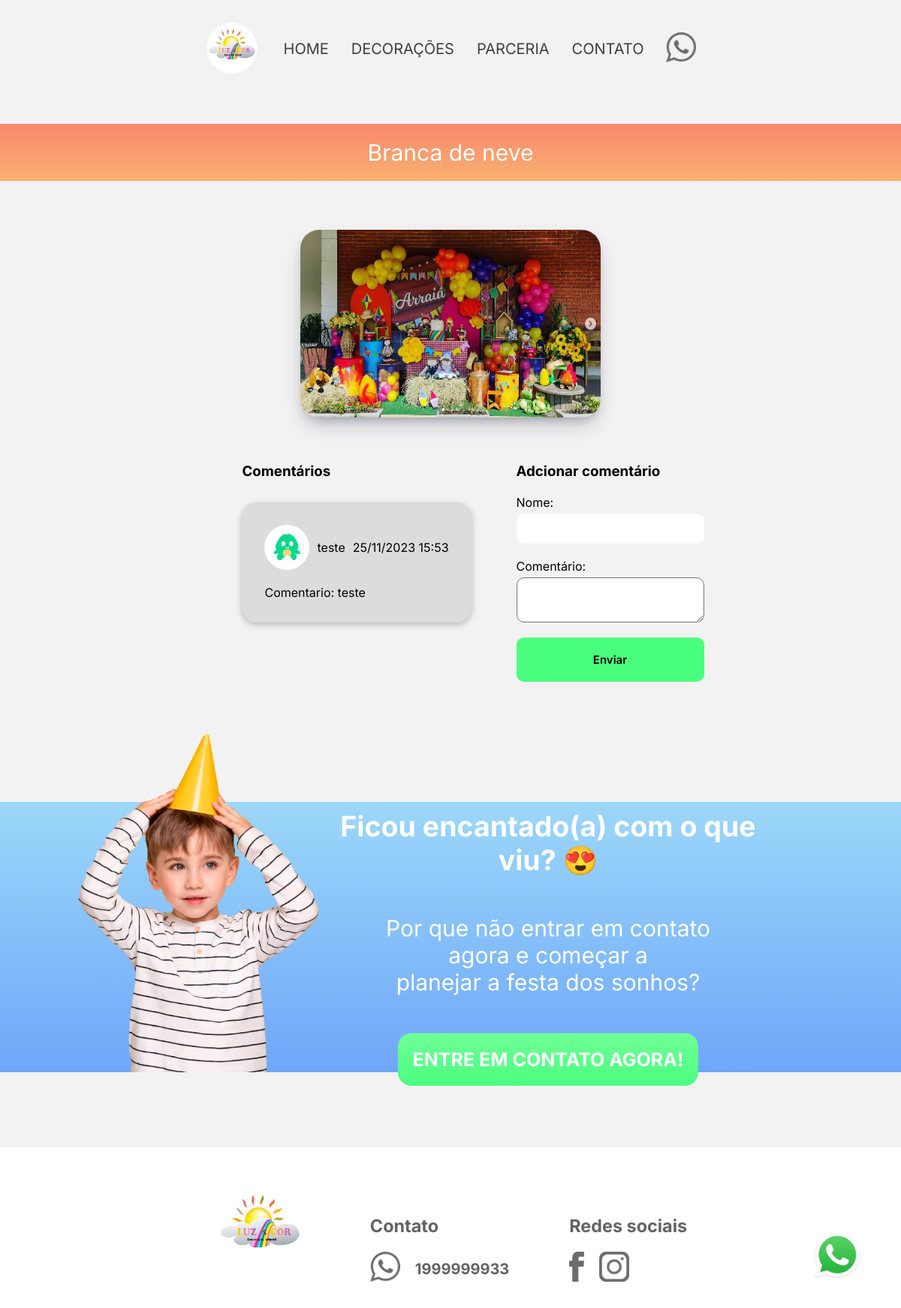
The app's page /produto.php?id=3 with its own data.
### tables this page shows
CREATE TABLE `decoracoes` (
  `id` int NOT NULL AUTO_INCREMENT,
  `title` varchar(100) NOT NULL,
  `summary` varchar(100) NOT NULL,
  `file_path` varchar(100) NOT NULL,
  `highlighted` tinyint(1) NOT NULL,
  `data_update` datetime NOT NULL DEFAULT CURRENT_TIMESTAMP,
  PRIMARY KEY (`id`)
);

CREATE TABLE `imagens` (
  `id` int NOT NULL AUTO_INCREMENT,
  `arquivo` varchar(250) DEFAULT NULL,
  `produto` int DEFAULT NULL,
  `data` varchar(45) DEFAULT 'CURRENT_TIMESTAMP',
  PRIMARY KEY (`id`)
);

CREATE TABLE `feedback` (
  `id` int NOT NULL AUTO_INCREMENT,
  `nome` varchar(45) DEFAULT NULL,
  `comentario` varchar(45) DEFAULT NULL,
  `foto` varchar(45) DEFAULT NULL,
  `data_update` varchar(45) DEFAULT 'CURRENT_TIMESTAMP',
  `produto_id` int DEFAULT NULL,
  PRIMARY KEY (`id`)
);

CREATE TABLE `contato` (
  `id` int NOT NULL AUTO_INCREMENT,
  `telefone` int DEFAULT NULL,
  `instagram` varchar(45) DEFAULT NULL,
  `facebook` varchar(45) DEFAULT NULL,
  `data_update` varchar(45) DEFAULT 'CURRENT_TIMESTAMP',
  PRIMARY KEY (`id`)
);

### src/repository/repositorioComentarios.php (called while the page is built, shortened)
<?php
class ComentarioRepositorio
{
    private PDO $pdo;
    public function __construct(PDO $pdo){
        $this->pdo = $pdo;
    }
    public function listaComentario($id): array
    {
        $sql = "SELECT * FROM feedback WHERE produto_id = $id";
        $statement = $this->pdo->query($sql);
        $comentarios =  $statement->fetchAll(PDO::FETCH_ASSOC);
        $dadosComentarios = array_map(function ($comentario){
            return new Comentario(
                $comentario['id'],
                $comentario['nome'],
                $comentario['comentario'],
                $comentario['foto'],
                $comentario['produto_id'],
                $comentario['data_update']
            );
        },  $comentarios);
        return $dadosComentarios;
    }
}

### src/repository/repositorioDecoracao.php (called while the page is built, shortened)
<?php
class DecoracaoRepositorio
{
    private PDO $pdo;
    public function __construct(PDO $pdo){
        $this->pdo = $pdo;
    }
    public function getTitle($id): string
    {
        $sql = "SELECT * FROM decoracoes WHERE id = $id";
        $statement = $this->pdo->query($sql);
        $decoracao  =  $statement->fetch(PDO::FETCH_ASSOC);
        return $decoracao['title'];
    }
}

### src/repository/repositorioImagem.php (called while the page is built)
<?php
class ImagemRepositorio
{
    private PDO $pdo;
    public function __construct(PDO $pdo){
        $this->pdo = $pdo;
    }
    public function listaImagem($id): array
    {
        $sql = "SELECT * FROM imagens WHERE produto = $id";
        $statement = $this->pdo->query($sql);
        $imagem =  $statement->fetchAll(PDO::FETCH_ASSOC);
        $dadosImagem = array_map(function ($imagem){
            return new Imagem(
                $imagem['id'],
                $imagem['produto'],
                $imagem['arquivo'],
            );
        },  $imagem);
        return $dadosImagem;
    }
}

### src/Model/imagem.php (called while the page is built, shortened)
<?php
class Imagem
{
    private string $arquivo;
    public function __construct(int $id, int $produto, string $arquivo){
        $this->arquivo = $arquivo;
    }
    public function getArquivo(): string
    {
        return $this->arquivo;
    }
}

### src/Model/comentario.php (called while the page is built, shortened)
<?php
class Comentario
{
    private string $nome;
    private string $comentario;
    private string $foto;
    private ?string $data_update;
    public function __construct(?int $id, string $nome, string $comentario, string $foto, int $produto_id, ?string $data_update){
        $this->nome = $nome;
        $this->comentario = $comentario;
        $this->foto = $foto;
        $this->data_update = $data_update;
    }
    public function getNome(): string
    {
        return $this->nome;
    }
    public function getComentario(): string
    {
        return $this->comentario;
    }
    public function getFoto(): string
    {
        return $this->foto;
    }
    public function getDataUpdate(): string
    {
        return $this->data_update;
    }
}

### pag-admin/src-admin/repository-admin/repositorioInformacao.php (called while the page is built, shortened)
<?php
class InformacaoRepositorio
{
    private PDO $pdo;
    public function __construct(PDO $pdo){
        $this->pdo = $pdo;
    }
    public function getTelefone(): string
    {
        $sql = "SELECT * FROM contato";
        $statement = $this->pdo->query($sql);
        $telefone  =  $statement->fetch(PDO::FETCH_ASSOC);
        return $telefone['telefone'];
    }
    public function getInstagram(): string
    {
        $sql = "SELECT * FROM contato";
        $statement = $this->pdo->query($sql);
        $instagram  =  $statement->fetch(PDO::FETCH_ASSOC);
        return $instagram['instagram'];
    }
    public function getFacebook(): string
    {
        $sql = "SELECT * FROM contato";
        $statement = $this->pdo->query($sql);
        $facebook  =  $statement->fetch(PDO::FETCH_ASSOC);
        return $facebook['facebook'];
    }
}

### produto.php (the view, shortened to what this page needs)
<?php
    require "./src/conection.php";
    require "./pag-admin/src-admin/repository-admin/repositorioInformacao.php";
    require "./src/Model/imagem.php";
    require "./src/Model/comentario.php";
    require "./src/repository/repositorioDecoracao.php";
    require "./src/repository/repositorioComentarios.php";
    require "./src/repository/repositorioImagem.php";
    $id = $_GET['id'];
    $informacaoRepositorio = new InformacaoRepositorio($pdo);
    $PodutoRepositorio = new DecoracaoRepositorio($pdo);
    $ImagemRepositorio = new ImagemRepositorio($pdo);
    $dadosImagem = $ImagemRepositorio->listaImagem($id);
    $comentarioRepositorio = new ComentarioRepositorio($pdo);
    $dadosComentario = $comentarioRepositorio->listaComentario($id);
?>
<!DOCTYPE html>
<html lang="pt-br">
<head>
    <link rel="stylesheet" href="./styles/global.css">
    <link rel="stylesheet" href="./styles/pags/produto.css">
</head>
<body>
<header>
    <a href="/">  <img class="logo_LuzECor" src="./ImagensSite-LuzeCor/Luz e cor.png" alt="Logo"> </a>
    <a class="menu" href="/">HOME</a>
    <a class="menu" href="/decoracoes.php">DECORAÇÕES</a>
    <a class="menu" href="/parceria.php">PARCERIA</a>
    <a class="menu" href="/contato.php">CONTATO</a>
    <a href="https://wa.me/5519996017447?text=Olá,%20gostaria%20de%20uma%20festa!!">  <img class="logo_Whats" src="./ImagensSite-LuzeCor/Fotos/Whats.png" alt="LogoWhats" > </a>
</header>
<div class="botao_whatsapp">
        <a href="https://wa.me/5519996017447?text=Olá,%20gostaria%20de%20uma%20festa!!"><img src="./ImagensSite-LuzeCor/WhatsApp-Logo.png" alt="WhatsApp Logo"></a>
</div>
<section class="Produto_container">
        <div class="descricaoProduto">
            <p><?php echo $PodutoRepositorio->getTitle($id) ?></p>
        </div>
        <div class="imagensProduto_container">
            <?php foreach ($dadosImagem as $imagem): ?>
            <img class="imagem_produto" src="<?php echo "./ImagensSite-LuzeCor/Fotos_decoracoes/" . $imagem->getArquivo() ?>" alt="imagemDecoracao">
            <?php endforeach;?>
        </div>
</section>
<section class="comentarios_container" >
        <div class="comentarios_div">
            <?php
              if(!$dadosComentario){
                echo "<h3>Sem comentários</h3>";
              }
              else{
                echo "<h3>Comentários</h3>";
              }
            ?>
            <?php foreach ($dadosComentario as $comentario):
            $dataCometario = $comentario->getDataUpdate();
            $dataFormatada = DateTime::createFromFormat('Y-m-d H:i:s', $dataCometario)->format('d/m/Y H:i');
            ?>
                <div class="comentario">
                    <div class="comentario_content">
                        <div>
                            <img class="foto_pessoa" src="<?php echo "./ImagensSite-LuzeCor/Fotos/monstros/" . $comentario->getFoto() ?>" alt="">
                            <p><?php echo $comentario->getNome() ?></p>
                        </div>
                        <div>
                            <p><?php echo $dataFormatada ?></p>
                        </div>
                 </div>
                    <p>Comentario: <?php echo $comentario->getComentario() ?>  </p>
                </div>
            <?php endforeach;?>
        </div>
        <form method="POST">
                <h3>Adcionar comentário</h3>
                <div>
                    <label for="nome">Nome: </label>
                    <input name="nome" id="nome" type="text">
                </div>
                <div>
                    <label for="comentario">Comentário: </label>
                    <textarea width="100px" height="100px" name="comentario" id="comentario" type="text"> </textarea>
                </div>
                <div>
                    <input name="cadastro" class="button_submit" type="submit" value="Enviar">
                </div>
        </form>
</section>
<section class="banner_02">
    <div class="main_content_banner_02">
        <div class="criancaMenino_div">
            <img class="criancaMenino" src="./ImagensSite-LuzeCor/Fotos/Criança8.png" alt="Criança_Nuvem">
        </div>
        <div class="texto_banner_02">
            <h2>Ficou encantado(a) com o que viu? 😍</h2>
            <div>
            <p> Por que não entrar em contato</p>
            <p> agora e começar a</p>
            <p>planejar a festa dos sonhos?</p>
            </div>
            <a class="button_contact" href="/contato.php"><strong>ENTRE EM CONTATO AGORA!</strong></a>
        </div>
    </div>
</section>
<footer>
<a href="./index.php">  <img class="Logo_footer"   src="./ImagensSite-LuzeCor/Luz e cor.png" alt="Logo"> </a>
<div class="contato_footer">
<h3>Contato</h3>
<div class="contato_footer_numero">
<a href="https://wa.me/<?php echo $informacaoRepositorio->getTelefone()?>?text=Olá,%20gostaria%20de%20uma%20festa!!">  <img class="iconWhats_footer" src="./ImagensSite-LuzeCor/Fotos/Whats.png" alt="LogoWhats" > </a>
<p><strong><?php echo $informacaoRepositorio->getTelefone()?></strong></p>
</div>
</div>
<div class="redes_footer">
    <h3>Redes sociais</h3>
    <div class="redes_footer_icons">
    <a href="<?php echo $informacaoRepositorio->getFacebook() ?>"> <img class="iconFacebook_footer" src="./ImagensSite-LuzeCor/Fotos/FAce.png" alt=""></a>
    <a href="<?php echo $informacaoRepositorio->getInstagram() ?>"> <img class="iconInstagram_footer" src="./ImagensSite-LuzeCor/Fotos/Insta.png" alt=""></a>
    </div>
</div>
</footer>
</body>
</html>

### styles/global.css (style rules this page uses)
* { box-sizing: border-box; margin: 0; }
body { background-color: #F2F2F2; }
header { margin-top: 25px; display: flex; align-items: center; justify-content: center; gap: 30px; font-size: 20px; flex-wrap: wrap; }
.menu { color: #3F3F3F; font-family: Inter; text-decoration: none; transition: 0.2s; }
.logo_LuzECor { width: 75px; height: 75px; }
.logo_Whats { width: 40px; height: 40px; }
footer { bottom: 0; width: 100%; margin-top: 30px; padding: 30px; display: flex; align-items: center; justify-content: center; flex-wrap: wrap; gap: 80px; background-color: white; }
.Logo_footer { width: 8rem; }
.iconWhats_footer { width: 40px; }
.iconFacebook_footer { width: 20px; }
.iconInstagram_footer { width: 40px; }
.contato_footer { color: #636363; font-family: Inter; display: flex; flex-direction: column; gap: 20px; font-size: 20px; }
.contato_footer_numero { font-size: 20px; display: flex; gap: 20px; align-items: center; justify-content: left; }
.redes_footer { color: #636363; font-family: Inter; display: flex; flex-direction: column; gap: 20px; font-size: 20px; }
.redes_footer_icons { display: flex; gap: 20px; align-items: center; justify-content: left; }

### styles/pags/produto.css (style rules this page uses)
.Produto_container { margin-top: 60px; display: flex; align-items: center; gap: 25px; flex-direction: column; }
.descricaoProduto { margin-bottom: 40px; color: white; font-family: Inter; padding: 20px; font-size: 30px; width: 100%; background: linear-gradient(180deg, rgba(255, 46, 0, 0.54) 0%, rgba(255, 122, 0, 0.54) 100%); }
.descricaoProduto p { text-align: center; }
.imagensProduto_container { display: flex; flex-wrap: wrap; gap: 25px; justify-content: center; }
.imagem_produto { border-radius: 25px; width: 400px; height: 250px; box-shadow: rgba(50, 50, 93, 0.25) 0px 13px 27px -5px, rgba(0, 0, 0, 0.3) 0px 8px 16px -8px; }
.banner_02 { background: linear-gradient(180deg, rgba(83, 193, 255, 0.54) 0%, rgba(73, 182, 255, 0.54) 11.98%, rgba(63, 172, 255, 0.54) 23.44%, rgba(0, 102, 255, 0.54) 100%); height: 360px; position: relative; margin-top: 160px; margin-bottom: 100px; }
.main_content_banner_02 { margin-top: 120px; justify-content: center; display: flex; flex-direction: row; gap: 35%; }
.criancaMenino { width: 450px; position: absolute; top: -140px; }
.texto_banner_02 { margin-top: 10px; font-family: Inter; margin-right: 10rem; color: white; display: flex; flex-direction: column; gap: 50px; align-items: center; justify-content: center; font-size: 25px; text-align: center; }
.texto_banner_02 div p { font-size: 30px; font-weight: 400; text-align: center; }
.button_contact { border-radius: 18px; background: linear-gradient(180deg, #70FF98 0%, #4AFF7D 100%);; padding: 20px; color: white; text-decoration: none; transition: 0.2s; }
.botao_whatsapp a img { width: 110px; position: fixed; right: 0; bottom: 0; margin-right: 30px; margin-bottom: 40px; z-index: 999 }
.comentarios_container { display: flex; justify-content: center; gap: 5%; align-items: normal; flex-wrap: wrap; }
.comentarios_div { display: flex; margin-left: 5%; gap: 10px; flex-direction: column; }
h3 { font-family: Inter; margin-top: 60px; }
.comentario p { font-family: Inter; }
.comentario { background-color: #dcdcdc; margin-top: 20px; padding: 30px; width: 100%; border-radius: 20px; display: flex; flex-direction: column; gap: 20px; box-shadow: rgba(0, 0, 0, 0.24) 0px 3px 8px; }
.comentario_content { display: flex; justify-content: space-between; gap: 10px; }
.comentario_content div { display: flex; align-items: center; gap: 10px; }
.foto_pessoa { width: 60px; border-radius: 100%; }
form { display: flex; flex-direction: column; gap: 20px; }
form div { display: flex; flex-direction: column; gap: 5px; }
label { font-family: Inter; }
textarea { font-family: Inter; font-size: 15px; padding: 10px; border-radius: 10px; }
#nome { border-radius: 10px; width: 250px; height: 30px; border: 0px white solid; padding: 20px; font-size: 15px; font-family: Inter; }
.button_submit { background-color: #4AFF7D; text-align: center; transition: 0.2s; padding: 20px; border: 0px white solid; border-radius: 10px; font-size: 15px; font-family: Inter; font-weight: 600; }

### records on screen
decoracoes: title "Branca de neve"
imagens: arquivo (picture)
feedback: foto (picture), nome "teste", data_update "25/11/2023 15:53", comentario "teste"
contato: telefone "1999999933"
